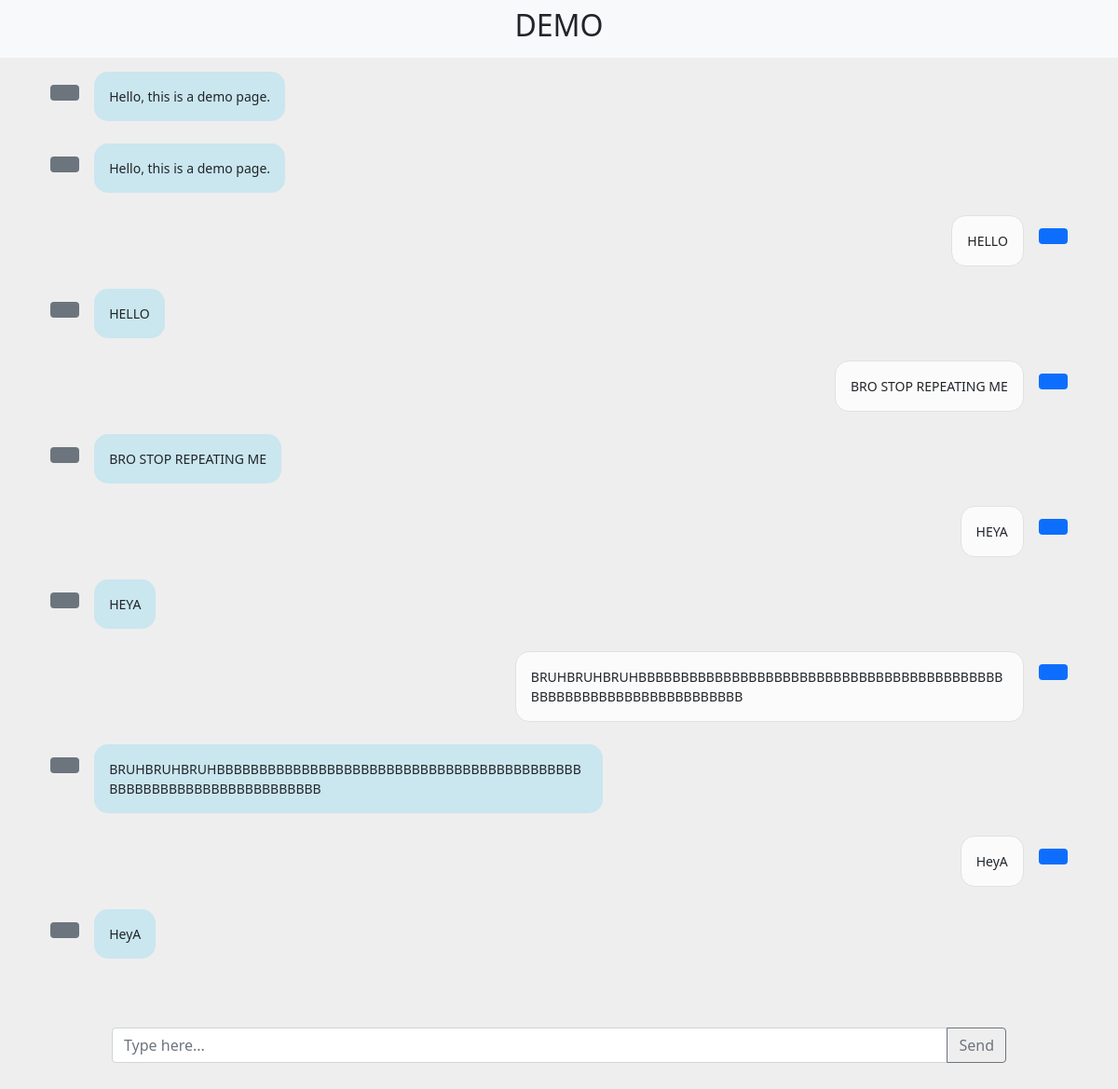
The page / on the database its author committed.
### tables this page shows
CREATE TABLE chat(
            id INTEGER PRIMARY KEY AUTOINCREMENT,
            is_user INTEGER NOT NULL,
            message TEXT NOT NULL);

### app.py (the view, shortened to what this page needs)
@app.route('/', methods=['GET', 'POST'])
def test():
    db = get_db()
    cur = db.cursor()
    records = cur.execute('SELECT * FROM chat ORDER BY id').fetchall()
    print(records)
    return render_template('layout.html', records=records)

### app.py (called while the page is built)
def get_db():
    db = sqlite3.connect('test.db')
    return db

### templates/layout.html (shortened to what this page needs)
<!DOCTYPE html>
<html lang="en">
<head>
    <link href="https://cdn.jsdelivr.net/npm/bootstrap@5.0.2/dist/css/bootstrap.min.css" rel="stylesheet">
</head>
<body>
    <div>
        <section style="background-color: #eee">
            <div class="container-sm" style="padding-bottom: 10%">
                <nav id="navbar-1" class="navbar navbar-light bg-light px-3 justify-content-center fixed-top">
                    <h2>DEMO</h2>
                </nav>
                <div data-bs-spy="scroll" data-bs-target="#navbar-1" data-bs-offset="0" class="scrollspy-example container-sm" tabindex="0" style="max-height: 80%">
                    {% for record in records %}
                        {% if record[1] == 1 %}
                            <div class="d-flex flex-row justify-content-end mb-4">
                                <div class="p-3 me-3 border" style="border-radius: 15px; background-color: #fbfbfb; max-width: 50%">
                                    <p class="small mb-0 text-start text-break">{{ record[2] }}</p>
                                </div>
                                <h2><span class="badge bg-primary"> </span></h2>
                            </div>
                        {% else %}
                            <div class="d-flex flex-row justify-content-start mb-4">
                                <h2><span class="badge bg-secondary"> </span></h2>
                                <div class="p-3 ms-3" style="border-radius: 15px; background-color: rgba(57, 192, 237,.2); max-width: 50%">
                                    <p class="small mb-0 text-start text-break">{{ record[2] }}</p>
                                </div>
                            </div>
                        {% endif %}
                    {% endfor %}
                </div>
            </div>
            <form action='/' method="post" class="fixed-bottom mb-3" style="margin-left: 10%; margin-right: 10%">
                <div class="input-group mb-3">
                    <input type="text" name="text-area" id="text-area" class="form-control" placeholder="Type here..." aria-label="Type here..." aria-describedby="button-addon2">
                    <button class="btn btn-outline-secondary" type="submit" id="button-addon2">Send</button>
                </div>
            </form>
        </section>
    </div>
</body>
</html>

### rows shown on the page
chat: message "Hello, this is a demo page."
chat: message "Hello, this is a demo page."
chat: message "HELLO"
chat: message "HELLO"
chat: message "BRO STOP REPEATING ME"
chat: message "BRO STOP REPEATING ME"
chat: message "HEYA"
chat: message "HEYA"
chat: message "BRUHBRUHBRUHBBBBBBBBBBBBBBBBBBBBBBBBBBBBBBBBBBBBBBBBBBBBBBBBBBBBBBBBBBBBBBBBBBBB"
chat: message "BRUHBRUHBRUHBBBBBBBBBBBBBBBBBBBBBBBBBBBBBBBBBBBBBBBBBBBBBBBBBBBBBBBBBBBBBBBBBBBB"
chat: message "HeyA"
chat: message "HeyA"
